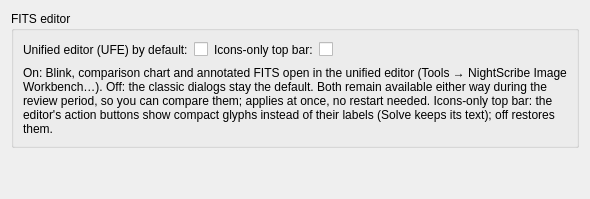
      <widget class="QWidget" name="tab_dev">
      <attribute name="title"><string>Development</string></attribute>
      <layout class="QVBoxLayout" name="vbox_dev">
       <item>
        <widget class="QGroupBox" name="grp_ufe">
         <property name="title"><string>FITS editor</string></property>
         <layout class="QVBoxLayout" name="vbox_ufe">
          <item>
           <layout class="QHBoxLayout" name="row_ufe">
            <item><widget class="QLabel" name="lbl_ufe"><property name="text"><string>Unified editor (UFE) by default:</string></property><property name="minimumSize"><size><width>150</width><height>0</height></size></property></widget></item>
            <item><widget class="QCheckBox" name="chk_ufe_default"/></item>
             <item><widget class="QLabel" name="lbl_ufe_icons"><property name="text"><string>Icons-only top bar:</string></property></widget></item>
             <item><widget class="QCheckBox" name="chk_ufe_bar_icons"/></item>
            <item><spacer name="hsp_ufe"><property name="orientation"><enum>Qt::Horizontal</enum></property><property name="sizeHint" stdset="0"><size><width>40</width><height>20</height></size></property></spacer></item>
           </layout>
          </item>
          <item><widget class="QLabel" name="lblH_ufe"><property name="text"><string>On: Blink, comparison chart and annotated FITS open in the unified editor (Tools → NightScribe Image Workbench…). Off: the classic dialogs stay the default. Both remain available either way during the review period, so you can compare them; applies at once, no restart needed. Icons-only top bar: the editor's action buttons show compact glyphs instead of their labels (Solve keeps its text); off restores them.</string></property><property name="wordWrap"><bool>true</bool></property><property name="alignment"><set>Qt::AlignLeft|Qt::AlignTop</set></property></widget></item>
         </layout>
        </widget>
       </item>
       <item>
        <spacer name="vspacer_dev">
         <property name="orientation"><enum>Qt::Vertical</enum></property>
         <property name="sizeHint" stdset="0">
          <size><width>20</width><height>40</height></size>
         </property>
        </spacer>
       </item>
      </layout>
     </widget>
